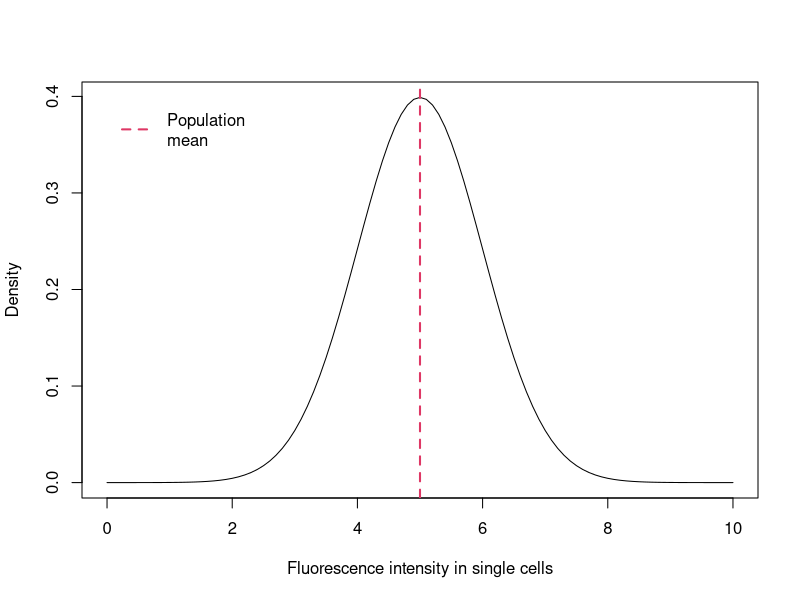
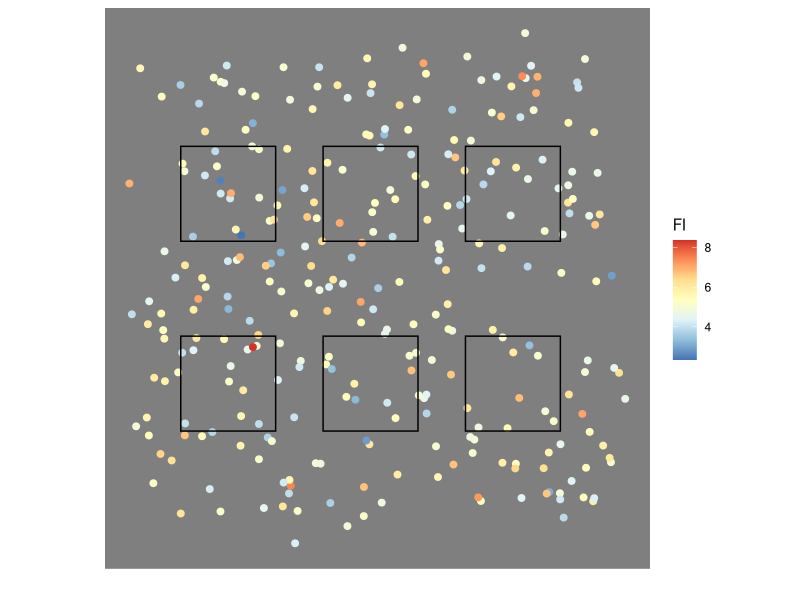
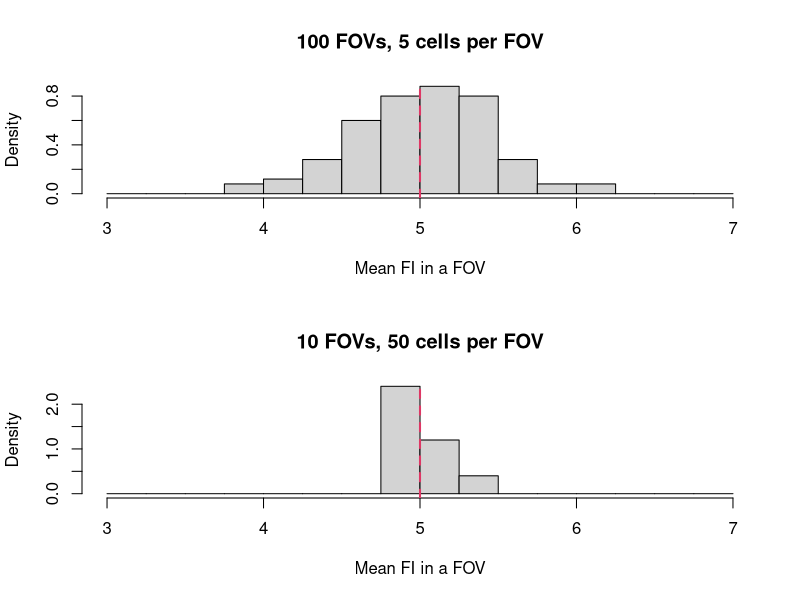
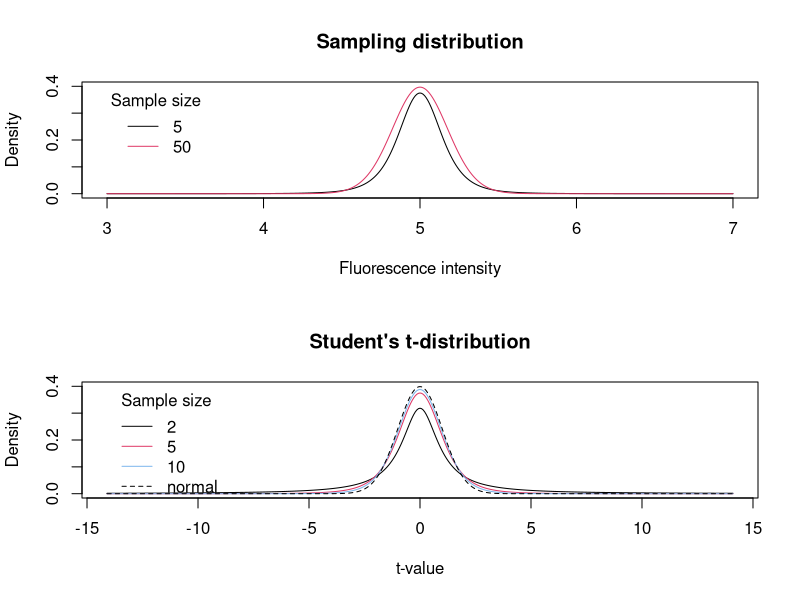
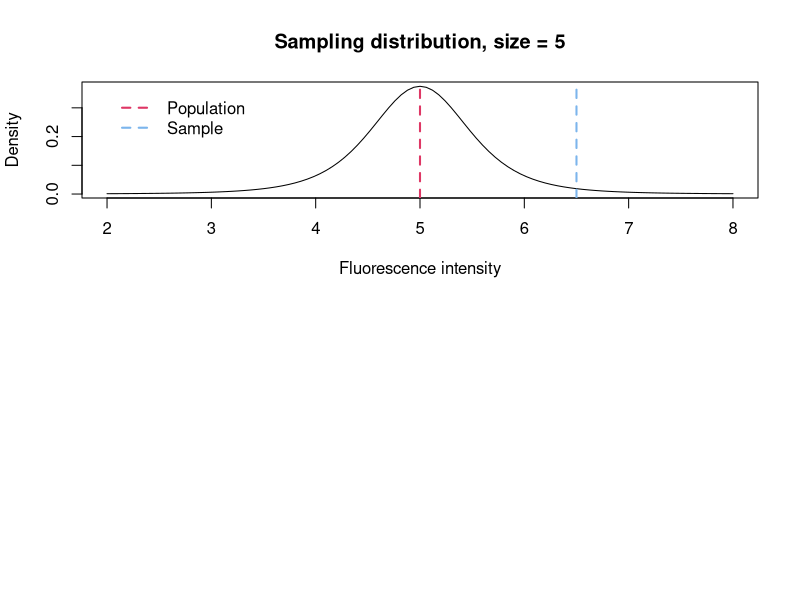
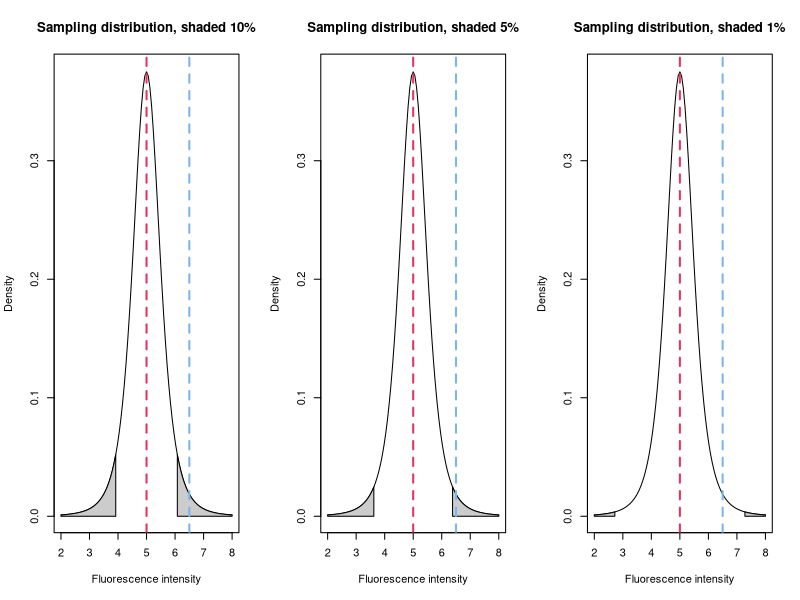
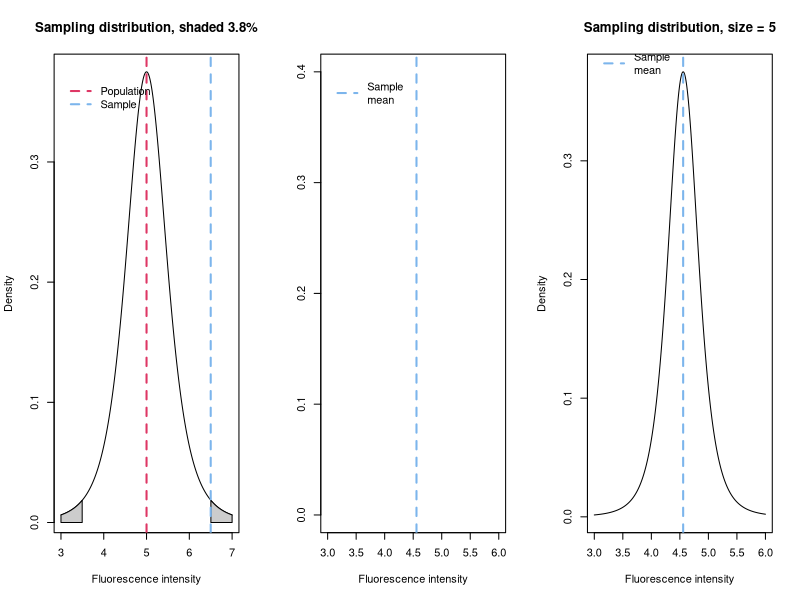
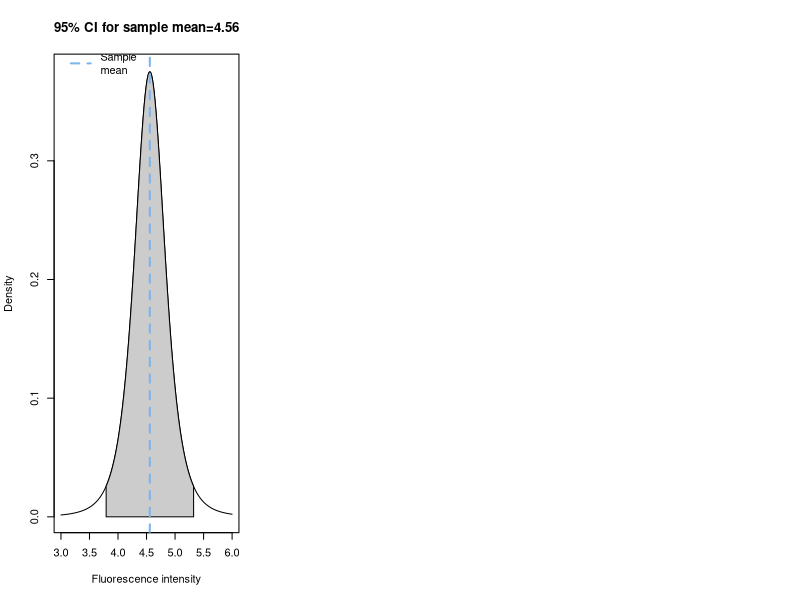

These charts were generated, in order, by the following R code:
## ---- chunk 1
knitr::opts_chunk$set(echo = FALSE)

## Custom functions


#' Generate sample means from normal distribution
#'
#' @param inSampleSz an integer, sample size.
#' @param inSampleN an integer, number of samples.
#' @param inMn a float, mean of the normal distribution.
#' @param inSD a float, sd of the normal distribution.
#'
#' @return a vector.
#' @export
#'
#' @examples
fGenSamples = function(inSampleSz, inSampleN,
                       inMn, inSD) {
  sapply(1:inSampleN, 
         function(x) 
           mean(rnorm(inSampleSz, inMn, inSD)))
}

fPlotSamples = function(inSampleSz, inSampleN, 
                        inMn, inSD,
                        ...) {
  locV = fGenSamples(inSampleSz, inSampleN, inMn, inSD)
  
  hist(locV, 
       freq = F, 
       xlim = c(3,7), 
       breaks = seq(3, 7, .25),
       main = sprintf("%d FOVs, %d cells per FOV", inSampleN, inSampleSz), 
       xlab = "Mean FI in a FOV",
       ...)
  abline(v = inMn, col = "#de3765", lty = 2, lwd = 2)
}

#' Plot t-distribution with a shaded region
#'
#' The x-axis is transformed according to $x' = \frac{\bar{x} - \mu}{s / \sqrt{n}}$, 
#' where $\bar{x}$ is the sample mean, $s$ is the standard deviation of the sample,
#' $n$ is the sample size, and $\mu$ is the expected mean of the population.
#' 
#' @param nSz an integer, sample size.
#' @param nMn a float, population mean for x-axis transformation.
#' @param nSD a float, sample sd for x-axis transformation.
#' @param vertLines a vector with x coordinates of vertical dashed lines.
#' @param vertLinesCol a vector with colours for vertical lines.
#' @param nFrac a float, fraction of the distribution to shade.
#' @param xlim a two-element vector with x-axis limits.
#' @param xn an integer with the number of points on the x-axis.
#' @param inv logical, FALSE => inner region of the distribution is shaded; TRUE => tails of the distribution is shaded; missing => no shading
#' @param ... additional parameters passed to the `plot` function.
#'
#' @return a plot.
#' @export
#'
#' @examples
fPlotShadedTdist = function(nSz, 
                            nMn, nSD, 
                            vertLines, vertLinesCol, 
                            nFrac, 
                            xlim, 
                            xn = 100, inv, ...) {
  
  x = seq(xlim[1], xlim[2], (xlim[2] - xlim[1])/xn )
  xT = (x - nMn) / (nSD / sqrt(nSz))
  y = dt(xT, df = nSz-1)
  
  plot(x, 
       y,
       type = "l",
       xlim = xlim,
       ...)
  
  if (!missing(inv)) {
    if (inv) {
      xL = qt(nFrac/2, df = nSz-1) * nSD / sqrt(nSz) + nMn
      xR = qt(1 - nFrac/2, df = nSz-1) * nSD / sqrt(nSz) + nMn
      
      polygon(c(min(x), x[x<=xL], max(x[x<=xL])), 
              c(0, y[x<=xL], 0), 
              col="grey80")
      polygon(c(x[x>=xR], max(x), min(x[x>=xR])), 
              c(y[x>=xR], 0, 0), 
              col="grey80")
    } else {
      xL = qt((1-nFrac)/2, df = nSz-1) * nSD / sqrt(nSz) + nMn
      xR = qt((1 + nFrac)/2, df = nSz-1) * nSD / sqrt(nSz) + nMn
      
      polygon(c(min(x[x>=xL]), x[x>=xL & x<=xR], max(x[x<=xR])), 
              c(0,             y[x>=xL & x<=xR], 0), 
              col="grey80")
    }
  }
  
  if (!missing(vertLines) & !(missing(vertLinesCol))) {
    abline(v = vertLines, 
           col = vertLinesCol, 
           lty = 2, lwd = 2)
  }
  
}

## ---- chunk 2
nPopMn = 5.
nPopSD = 1.

{
  plot(function(x) dnorm(x, mean = nPopMn, sd = nPopSD), 0, 10,
       xlab = "Fluorescence intensity in single cells",
       ylab = "Density")
  abline(v = 5, lty = 2, lwd = 2, col = "#de3765")
  legend(0, 0.4,
         legend = "Population\nmean",
         lwd = 2, lty = 2,
         col = "#de3765", bty = "n")
}
## ---- chunk 3
vMeas1Sample = fGenSamples(10, 6, nPopMn, nPopSD)

library(kableExtra)
vMeas1Sample %>%
  kbl(col.names = "Sample mean") %>%
  kable_paper(full_width = F)
## ---- chunk 4
library(ggplot2)

nPopSz = 300
myDF = data.frame(x = runif(nPopSz),
                  y = runif(nPopSz),
                  z = rnorm(nPopSz, nPopMn, nPopSD)) 

vXrect = c(0.1, 0.1, 0.4, 0.4, 0.7, 0.7)
vYrect = c(0.2, 0.6, 0.2, 0.6, 0.2, 0.6)
myRect = data.frame(xmin = vXrect,
                    xmax = vXrect + .2,
                    ymin = vYrect,
                    ymax = vYrect + .2)

ggplot() +
  geom_jitter(data = myDF,
              aes(x = x,
                  y = y,
                  color = z), 
              size = 2, width = 0.05, height = 0.05) +
  geom_rect(data = myRect,
            aes(xmin = xmin,
                xmax = xmax,
                ymin = ymin,
                ymax = ymax),
            color = "black",
            fill = NA) +
  scale_color_distiller("FI", palette = "RdYlBu") +
  coord_fixed(ratio = 1) +
  xlab("") +
  ylab("") +
  theme_dark() +
  theme(axis.ticks = element_blank(),
        axis.text = element_blank(),
        panel.grid.major = element_blank(), 
        panel.grid.minor = element_blank())
## ---- chunk 5
{
  par(mfrow = c(2,1))
  fPlotSamples(5, 100, nPopMn, nPopSD)
  fPlotSamples(50, 10, nPopMn, nPopSD)
}
## ---- chunk 6
x = seq(3, 7, 0.01)

nSz1 = 5
nSampleSD1 = sd(rnorm(nSz1, mean = nPopMn, sd = nPopSD))

nSz2 = 50
nSampleSD2 = sd(rnorm(nSz2, mean = nPopMn, sd = nPopSD))

# Convert the x-axis to t-value
xT1 = (x - nPopMn) / (nSampleSD1 / sqrt(nSz1))
y1 = dt(xT1, df = nSz1 - 1)

xT2 = (x - nPopMn) / (nSampleSD2 / sqrt(nSz2))
y2 = dt(xT2, df = nSz2 - 1)

{
  plot(x, y1,
       main = "Sampling distribution",
       xlab = "Fluorescence intensity",
       ylab = "Density", 
       type = "l",
       xlim = c(3,7),
       ylim = c(0, 0.4))
  lines(x, 
        y2,
        col = "#de3765")
  legend(3, 0.4,
         legend = c(nSz1, nSz2),
         title = "Sample size",
         col = c("#000000", "#de3765"),
         lty = c(1,1), bty = "n")
}
## ---- chunk 7
{
  plot(xT1, dt(xT1, df = 1),
       main = "Student's t-distribution",
       xlab = "t-value",
       ylab = "Density", 
       type = "l",
       ylim = c(0, 0.4))
  lines(xT1, dt(xT1, df = 4), col = "#de3765")  
  lines(xT1, dt(xT1, df = 9), col = "#7cb5ec")
  lines(xT1, dnorm(xT1), col = "#000000", lty = 2)
  legend(min(xT1), 0.4,
         legend = c(2, 5, 10, "normal"),
         title = "Sample size",
         col = c("#000000", "#de3765", "#7cb5ec", "#000000"),
         lty = c(1,1,1,2), bty = "n")
}
## ---- chunk 8
nPopMn = 5.
nSampleMn = 6.5
nSampleSD = 1.1
nSz = 5

{
  fPlotShadedTdist(nSz = nSz, nMn = nPopMn, nSD = nSampleSD, 
                   vertLines = c(nPopMn, nSampleMn), 
                   vertLinesCol = c("#de3765", "#7cb5ec"),
                   xlim = c(2,8), 
                   main = sprintf("Sampling distribution, size = %d", nSz),
                   xlab = "Fluorescence intensity",
                   ylab = "Density")  
  legend(2, 0.37,
         legend = c("Population", "Sample"),
         col = c("#de3765", "#7cb5ec"),
         lty = c(2,2), lwd = c(2,2), bty = "n")
}
## ---- chunk 9
{
  par(mfrow = c(1,3))
  fPlotShadedTdist(nSz = nSz, nMn = nPopMn, nSD = nSampleSD, 
                   vertLines = c(nPopMn, nSampleMn), 
                   vertLinesCol = c("#de3765", "#7cb5ec"),
                   nFrac = 0.1, xlim = c(2,8), inv = T, 
                   main = "Sampling distribution, shaded 10%",
                   xlab = "Fluorescence intensity",
                   ylab = "Density")  
  fPlotShadedTdist(nSz = nSz, nMn = nPopMn, nSD = nSampleSD, 
                   vertLines = c(nPopMn, nSampleMn), 
                   vertLinesCol = c("#de3765", "#7cb5ec"),
                   nFrac = 0.05, xlim = c(2,8), inv = T, 
                   main = "Sampling distribution, shaded 5%",
                   xlab = "Fluorescence intensity",
                   ylab = "Density")  
  fPlotShadedTdist(nSz = nSz, nMn = nPopMn, nSD = nSampleSD, 
                   vertLines = c(nPopMn, nSampleMn), 
                   vertLinesCol = c("#de3765", "#7cb5ec"),
                   nFrac = 0.01, xlim = c(2,8), inv = T, 
                   main = "Sampling distribution, shaded 1%",
                   xlab = "Fluorescence intensity",
                   ylab = "Density")  
}
## ---- chunk 10
# Calculate the fraction of the distribution
# that corresponds to the location of the sample mean.
nFrac = 2*(1- pt( (nSampleMn - nPopMn) / (nSampleSD / sqrt(nSz1)), 
                  df = nSz-1))

{
  fPlotShadedTdist(nSz = nSz, 
                   nMn = nPopMn, nSD = nSampleSD, 
                   nFrac = nFrac, 
                   vertLines = c(nPopMn, nSampleMn),
                   vertLinesCol = c("#de3765", "#7cb5ec"),
                   xlim = c(3,7), xn = 1000, inv = T,
                   main = sprintf("Sampling distribution, shaded %.1f%%", 100*nFrac),
                   xlab = "Fluorescence intensity",
                   ylab = "Density")
  legend(3, 0.37,
         legend = c("Population", "Sample"),
         col = c("#de3765", "#7cb5ec"),
         lty = c(2,2), lwd = c(2,2), bty = "n")
}
## ---- chunk 11
nSample1 = c(4.273791, 5.064480, 4.419903, 3.749903, 5.279963)
nSz1 = length(nSample1)
nSampleMn1 = mean(nSample1)
nSampleSD1 = sd(nSample1)

nSample1 %>%
  kbl(col.names = "Sample") %>%
  kable_paper(full_width = F)
## ---- chunk 12
cat(sprintf("Sample mean = %f", 
            nSampleMn1))
## ---- chunk 13
cat(sprintf("Sample SD = %f", 
            nSampleSD1))
## ---- chunk 14
{
  plot(x = NULL, y = NULL, 
       xlim = c(3, 6), ylim = c(0, .4), 
       xlab = "Fluorescence intensity",
       ylab = "")
  abline(v = nSampleMn1, 
         lty = 2, lwd = 2, 
         col = "#7cb5ec")
  legend(3, 0.4,
         legend = c("Sample\nmean"),
         col = c("#7cb5ec"),
         lty = c(2), lwd = c(2), bty = "n")
}
## ---- chunk 15
{
  fPlotShadedTdist(nSz = nSz1, 
                   nMn = nSampleMn1, nSD = nSampleSD1, 
                   vertLines = nSampleMn1, 
                   vertLinesCol = c("#7cb5ec"),
                   xlim = c(3, 6), 
                   xn = 1000,
                   main = "Sampling distribution, size = 5",
                   xlab = "Fluorescence intensity",
                   ylab = "Density")
  
  legend(3, 0.4,
         legend = c("Sample\nmean"),
         col = c("#7cb5ec"),
         lty = c(2), lwd = c(2), bty = "n")
}
## ---- chunk 16
{
  fPlotShadedTdist(nSz = nSz1, 
                   nMn = nSampleMn1, nSD = nSampleSD1, 
                   vertLines = nSampleMn1, 
                   vertLinesCol = c("#7cb5ec"),
                   nFrac = .95, 
                   xlim = c(3, 6), 
                   xn = 1000,
                   inv = F,
                   main = sprintf("95%% CI for sample mean=%.2f", nSampleMn1),
                   xlab = "Fluorescence intensity",
                   ylab = "Density")
  
  legend(3, 0.4,
         legend = c("Sample\nmean"),
         col = c("#7cb5ec"),
         lty = c(2), lwd = c(2), bty = "n")
}
## ---- chunk 17
{
  par(mfrow = c(3,2))
  fPlotShadedTdist(nSz = nSz1, 
                   nMn = 4.2, nSD = 0.71, 
                   vertLines = c(4.2, 5), 
                   vertLinesCol = c("#7cb5ec", "#de3765"),
                   nFrac = .95, 
                   xlim = c(3,7), 
                   xn = 1000,
                   inv = F,
                   xlab = "",
                   ylab = "Density")
  fPlotShadedTdist(nSz = nSz1, 
                   nMn = 3.8, nSD = 1.1, 
                   vertLines = c(3.8, 5), 
                   vertLinesCol = c("#7cb5ec", "#de3765"),
                   nFrac = .95, 
                   xlim = c(3,7), 
                   xn = 1000,
                   inv = F,
                   xlab = "",
                   ylab = "")
  fPlotShadedTdist(nSz = nSz1, 
                   nMn = 5.1, nSD = 0.97, 
                   vertLines = c(5.1, 5), 
                   vertLinesCol = c("#7cb5ec", "#de3765"),
                   nFrac = .95, 
                   xlim = c(3,7), 
                   xn = 1000,
                   inv = F,
                   xlab = "",
                   ylab = "Density")
  fPlotShadedTdist(nSz = nSz1, 
                   nMn = 4.5, nSD = 0.8, 
                   vertLines = c(4.5, 5), 
                   vertLinesCol = c("#7cb5ec", "#de3765"),
                   nFrac = .95, 
                   xlim = c(3,7), 
                   xn = 1000,
                   inv = F,
                   xlab = "",
                   ylab = "")
  fPlotShadedTdist(nSz = nSz1, 
                   nMn = 5.6, nSD = 1.2, 
                   vertLines = c(5.6, 5), 
                   vertLinesCol = c("#7cb5ec", "#de3765"),
                   nFrac = .95, 
                   xlim = c(3,7), 
                   xn = 1000,
                   inv = F,
                   xlab = "Fluorescence intensity",
                   ylab = "Density")
  fPlotShadedTdist(nSz = nSz1, 
                   nMn = 5.3, nSD = 1, 
                   vertLines = c(5.3, 5), 
                   vertLinesCol = c("#7cb5ec", "#de3765"),
                   nFrac = .95, 
                   xlim = c(3,7), 
                   xn = 1000,
                   inv = F,
                   xlab = "Fluorescence intensity",
                   ylab = "")
}
## ---- chunk 18
{
  fPlotShadedTdist(nSz = nSz, nMn = nPopMn, nSD = nSampleSD, 
                   vertLines = c(nPopMn, nSampleMn), 
                   vertLinesCol = c("#de3765", "#7cb5ec"),
                   nFrac = 0.05, xlim = c(2,8), inv = T, 
                   main = "Sampling distribution, shaded 5%",
                   xlab = "Fluorescence intensity",
                   ylab = "Density")
  
  legend(2, 0.37,
         legend = c("Population", "Sample"),
         col = c("#de3765", "#7cb5ec"),
         lty = c(2,2), lwd = c(2,2), bty = "n")
  
}
